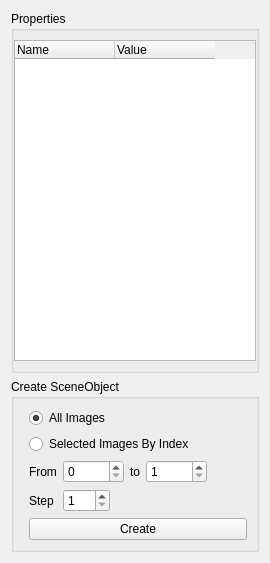
<?xml version="1.0" encoding="UTF-8"?>
<ui version="4.0">
 <class>SeriesProp</class>
 <widget class="QWidget" name="SeriesProp">
  <property name="geometry">
   <rect>
    <x>0</x>
    <y>0</y>
    <width>270</width>
    <height>563</height>
   </rect>
  </property>
  <property name="windowTitle">
   <string>Form</string>
  </property>
  <layout class="QVBoxLayout" name="verticalLayout">
   <item>
    <widget class="QGroupBox" name="groupBox_2">
     <property name="title">
      <string>Properties</string>
     </property>
     <layout class="QGridLayout" name="gridLayout_2">
      <property name="leftMargin">
       <number>0</number>
      </property>
      <property name="rightMargin">
       <number>0</number>
      </property>
      <item row="1" column="0">
       <widget class="QTableWidget" name="propTable">
        <property name="sizePolicy">
         <sizepolicy hsizetype="Preferred" vsizetype="Expanding">
          <horstretch>0</horstretch>
          <verstretch>0</verstretch>
         </sizepolicy>
        </property>
        <property name="minimumSize">
         <size>
          <width>0</width>
          <height>170</height>
         </size>
        </property>
        <property name="verticalScrollBarPolicy">
         <enum>Qt::ScrollBarAsNeeded</enum>
        </property>
        <property name="horizontalScrollBarPolicy">
         <enum>Qt::ScrollBarAsNeeded</enum>
        </property>
        <property name="editTriggers">
         <set>QAbstractItemView::NoEditTriggers</set>
        </property>
        <property name="alternatingRowColors">
         <bool>true</bool>
        </property>
        <property name="selectionMode">
         <enum>QAbstractItemView::SingleSelection</enum>
        </property>
        <property name="textElideMode">
         <enum>Qt::ElideNone</enum>
        </property>
        <property name="verticalScrollMode">
         <enum>QAbstractItemView::ScrollPerPixel</enum>
        </property>
        <property name="horizontalScrollMode">
         <enum>QAbstractItemView::ScrollPerPixel</enum>
        </property>
        <property name="showGrid">
         <bool>false</bool>
        </property>
        <property name="wordWrap">
         <bool>true</bool>
        </property>
        <attribute name="horizontalHeaderCascadingSectionResizes">
         <bool>true</bool>
        </attribute>
        <attribute name="horizontalHeaderDefaultSectionSize">
         <number>100</number>
        </attribute>
        <attribute name="horizontalHeaderStretchLastSection">
         <bool>false</bool>
        </attribute>
        <attribute name="verticalHeaderCascadingSectionResizes">
         <bool>true</bool>
        </attribute>
        <column>
         <property name="text">
          <string>Name</string>
         </property>
         <property name="textAlignment">
          <set>AlignLeft|AlignVCenter</set>
         </property>
        </column>
        <column>
         <property name="text">
          <string>Value</string>
         </property>
         <property name="textAlignment">
          <set>AlignLeft|AlignVCenter</set>
         </property>
        </column>
       </widget>
      </item>
     </layout>
    </widget>
   </item>
   <item>
    <widget class="QGroupBox" name="createReprBox">
     <property name="autoFillBackground">
      <bool>false</bool>
     </property>
     <property name="title">
      <string>Create SceneObject</string>
     </property>
     <property name="flat">
      <bool>false</bool>
     </property>
     <property name="checkable">
      <bool>false</bool>
     </property>
     <layout class="QFormLayout" name="formLayout">
      <property name="fieldGrowthPolicy">
       <enum>QFormLayout::AllNonFixedFieldsGrow</enum>
      </property>
      <item row="0" column="1">
       <widget class="QRadioButton" name="allButton">
        <property name="text">
         <string>All Images</string>
        </property>
        <property name="checked">
         <bool>true</bool>
        </property>
       </widget>
      </item>
      <item row="1" column="1">
       <widget class="QRadioButton" name="selectedButton">
        <property name="text">
         <string>Selected Images By Index</string>
        </property>
       </widget>
      </item>
      <item row="2" column="1">
       <layout class="QHBoxLayout" name="horizontalLayout">
        <property name="bottomMargin">
         <number>0</number>
        </property>
        <item>
         <widget class="QLabel" name="label_4">
          <property name="text">
           <string>From</string>
          </property>
         </widget>
        </item>
        <item>
         <widget class="QSpinBox" name="firstBox">
          <property name="maximum">
           <number>99999</number>
          </property>
         </widget>
        </item>
        <item>
         <widget class="QLabel" name="label_5">
          <property name="text">
           <string>to</string>
          </property>
         </widget>
        </item>
        <item>
         <widget class="QSpinBox" name="lastBox">
          <property name="minimum">
           <number>1</number>
          </property>
          <property name="maximum">
           <number>99999</number>
          </property>
         </widget>
        </item>
        <item>
         <spacer name="horizontalSpacer_2">
          <property name="orientation">
           <enum>Qt::Horizontal</enum>
          </property>
          <property name="sizeHint" stdset="0">
           <size>
            <width>40</width>
            <height>20</height>
           </size>
          </property>
         </spacer>
        </item>
       </layout>
      </item>
      <item row="4" column="1">
       <widget class="QPushButton" name="createButton">
        <property name="text">
         <string>Create</string>
        </property>
       </widget>
      </item>
      <item row="3" column="1">
       <layout class="QHBoxLayout" name="horizontalLayout_2">
        <property name="bottomMargin">
         <number>0</number>
        </property>
        <item>
         <widget class="QLabel" name="label_6">
          <property name="text">
           <string>Step </string>
          </property>
         </widget>
        </item>
        <item>
         <widget class="QSpinBox" name="stepBox">
          <property name="minimum">
           <number>1</number>
          </property>
          <property name="maximum">
           <number>999</number>
          </property>
         </widget>
        </item>
        <item>
         <spacer name="horizontalSpacer">
          <property name="orientation">
           <enum>Qt::Horizontal</enum>
          </property>
          <property name="sizeHint" stdset="0">
           <size>
            <width>40</width>
            <height>20</height>
           </size>
          </property>
         </spacer>
        </item>
       </layout>
      </item>
     </layout>
    </widget>
   </item>
  </layout>
 </widget>
 <resources/>
 <connections/>
</ui>
